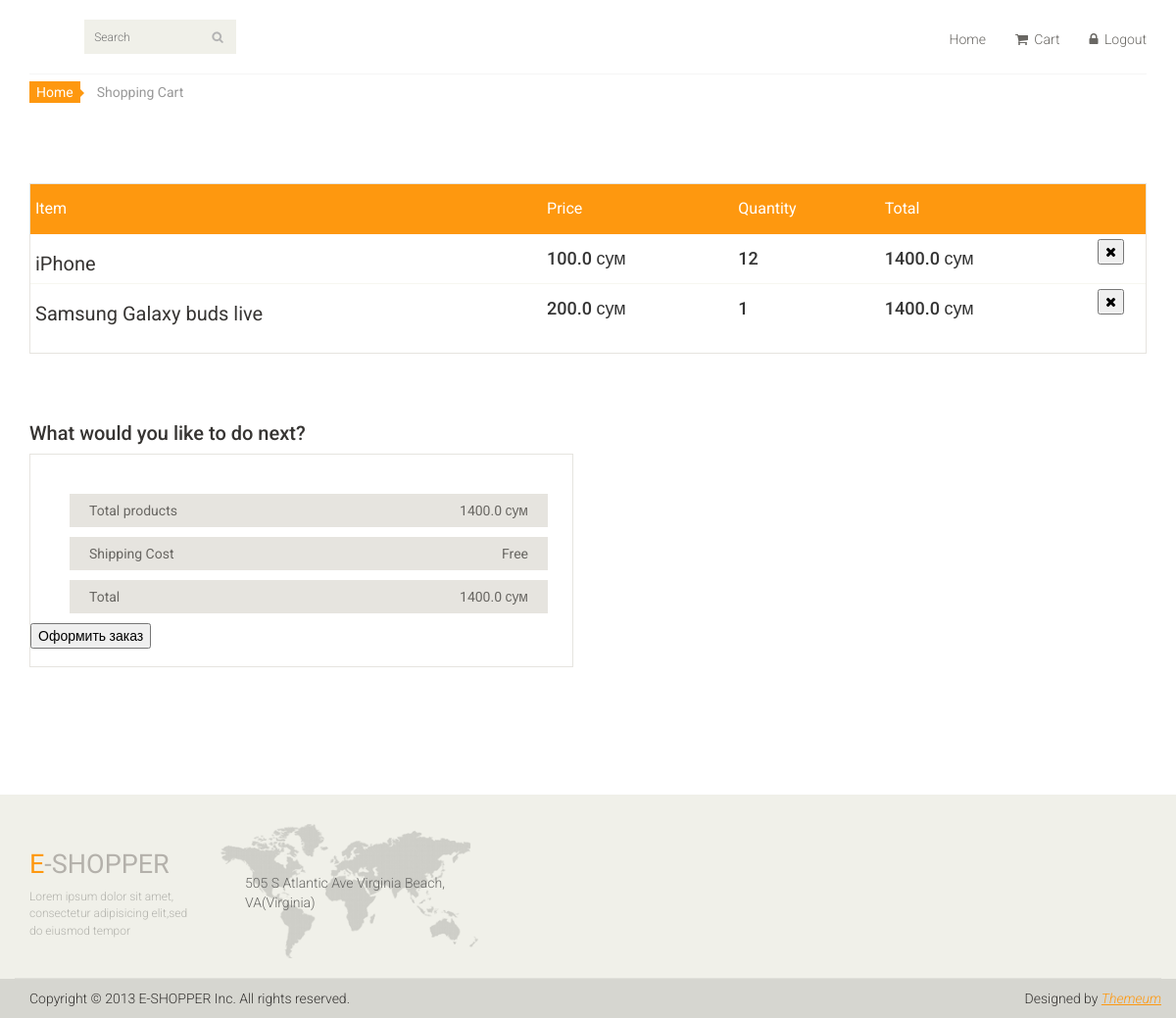
Before: /cart (signed in) with the older database file.
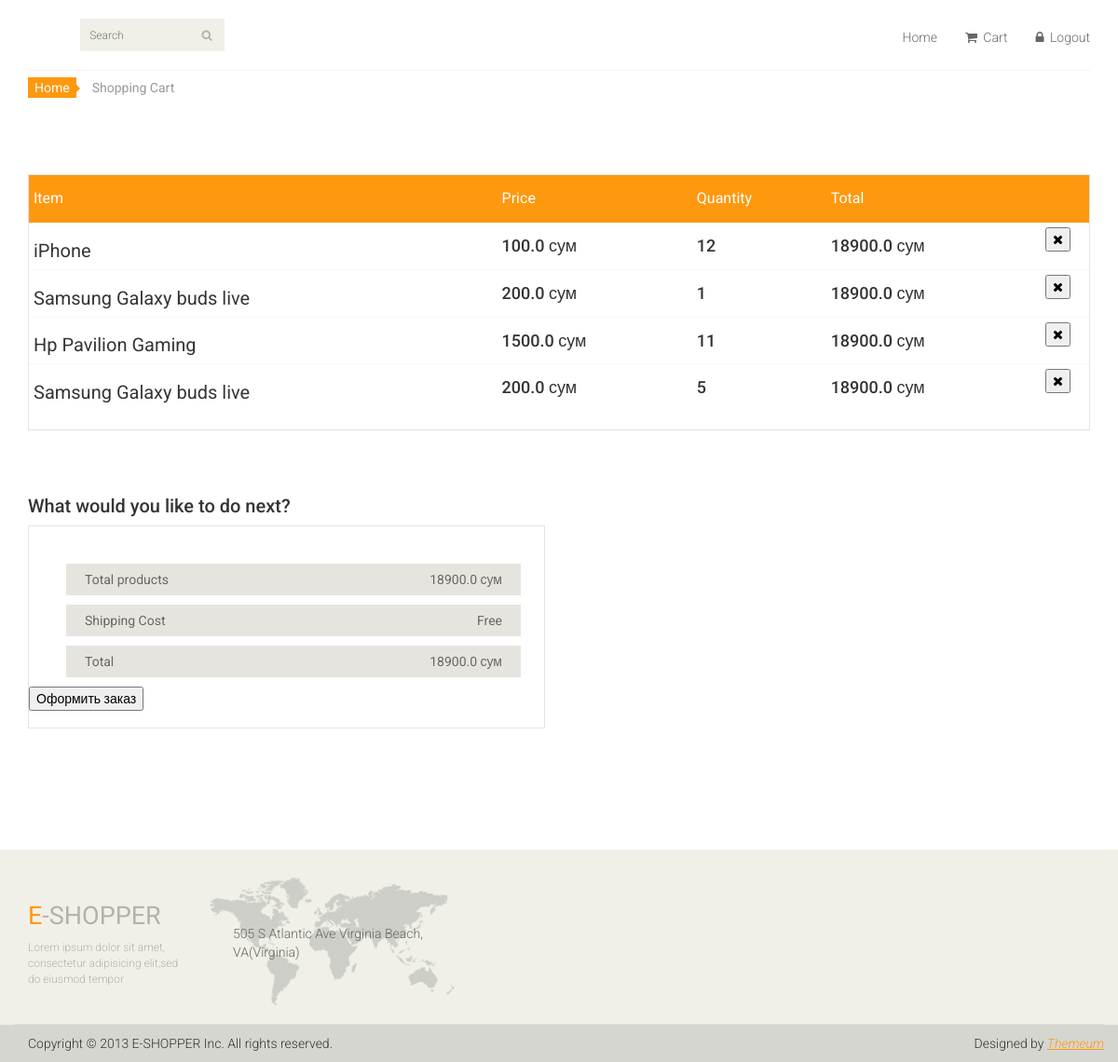
After: the same page with the newer database file.
### main_page/models.py (models this page shows, shortened)
class Cart(models.Model):
    user_id = models.IntegerField()
    user_product = models.ForeignKey(Product, on_delete=models.CASCADE)
    user_product_quantity = models.PositiveSmallIntegerField(default=1)
    total_for_product = models.FloatField()
    reg_date = models.DateTimeField(auto_now_add=True)

class Product(models.Model):
    objects = models.Model
    product_name = models.CharField(max_length=125)
    product_count = models.IntegerField()
    product_price = models.FloatField()
    product_photo = models.ImageField(upload_to='media')
    product_des = models.TextField()
    product_category = models.ForeignKey(Category, on_delete=models.CASCADE)
    reg_date = models.DateTimeField(auto_now_add=True)
    def __str__(self):
        return self.product_name

### main_page/views.py (the view)
# urls.py: path('cart', views.get_user_cart),
def get_user_cart(request):
    user_cart = models.Cart.objects.filter(user_id=request.user.id)
    total= sum([i.total_for_product for i in user_cart])
    context = {'cart': user_cart, 'total': total}
    return render(request, 'user_cart.html',context)

### main_page/templates/user_cart.html (shortened to what this page needs)
{% extends 'index.html' %}
{% block content %}
	<section id="cart_items">
		<div class="container">
			<div class="breadcrumbs">
				<ol class="breadcrumb">
				  <li><a href="/">Home</a></li>
				  <li class="active">Shopping Cart</li>
				</ol>
			</div>
			<div class="table-responsive cart_info">
				<table class="table table-condensed">
					<thead>
						<tr class="cart_menu">
							<td class="description">Item</td>
							<td class="price">Price</td>
							<td class="quantity">Quantity</td>
							<td class="total">Total</td>
							<td></td>
						</tr>
					</thead>
					<tbody>
					{% for i in cart %}
						<tr>
							<td class="cart_description">
								<h4><a href="/item/{{ i.user_product.product_id }}">{{ i.user_product }}</a></h4>
							</td>
							<td class="cart_price">
								<h4>{{ i.user_product.product_price }} сум</h4>
							</td>
							<td class="cart_quantity">
								<h4>{{ i.user_product_quantity }}</h4>
							</td>
							<td class="cart_total">
								<h4>{{ total }} сум</h4>
							</td>
							<td class="cart_delete">
								<form action="/del_item/{{ i.product.id }}" method="post">
									<button><i class="fa fa-times"></i></button>
								</form>
							</td>
						</tr>
					{% endfor %}
					</tbody>
				</table>
			</div>
		</div>
	</section>
	<section id="do_action">
		<div class="container">
			<div class="heading">
				<h3>What would you like to do next?</h3>
			</div>
			<div class="row">
				<div class="col-sm-6">
					<div class="total_area">
						<ul>
							<li>Total products <span>{{ total }} сум</span></li>
							<li>Shipping Cost <span>Free</span></li>
							<li>Total <span>{{ total }} сум</span></li>
						</ul>
							<form method="POST" action="/order">
								<button>Оформить заказ</button>
							</form>
					</div>
				</div>
			</div>
		</div>
	</section>
{% endblock content %}

### main_page/templates/index.html (shortened to what this page needs)
{% load static %}
<!DOCTYPE html>
<html lang="en">
<head>
    <link href="{% static 'css/bootstrap.min.css' %}" rel="stylesheet">
    <link href="{% static 'css/font-awesome.min.css' %}" rel="stylesheet">
    <link href="{% static 'css/prettyPhoto.css' %}" rel="stylesheet">
    <link href="{% static 'css/price-range.css' %}" rel="stylesheet">
    <link href="{% static 'css/animate.css' %}" rel="stylesheet">
	<link href="{% static 'css/main.css' %}" rel="stylesheet">
	<link href="{% static 'css/responsive.css' %}" rel="stylesheet">
</head>
<body>
	<header id="header">
		<div class="header-middle">
			<div class="container">
				<div class="row">
					<div class="col-sm-4">
						<div class="btn-group pull-right">
							<div class="col-sm-3">
								<div class="search_box pull-right">
									<form method="POST">
										  <input type="text" placeholder="Search" name="search_product" />
									</form>
								</div>
							</div>
						</div>
					</div>
					<div class="col-sm-8">
						<div class="shop-menu pull-right">
							<ul class="nav navbar-nav">
								{% if user.is_authenticated %}
									<li><a href="/">Home</a></li>
									<li><a href="/cart"><i class="fa fa-shopping-cart"></i> Cart</a></li>
									<li><a href="/accounts/logout/"><i class="fa fa-lock"></i> Logout</a></li>
								{% else %}
									<li><a href="/accounts/login/"><i class="fa fa-lock"></i> Login</a></li>
								{% endif %}
							</ul>
						</div>
					</div>
				</div>
			</div>
		</div>
	</header>
	{% block content %}{% endblock content %}
	<footer id="footer">
		<div class="footer-top">
			<div class="container">
				<div class="row">
					<div class="col-sm-2">
						<div class="companyinfo">
							<h2><span>e</span>-shopper</h2>
							<p>Lorem ipsum dolor sit amet, consectetur adipisicing elit,sed do eiusmod tempor</p>
						</div>
					</div>
					<div class="col-sm-3">
						<div class="address">
							<img src="images/home/map.png" alt="" />
							<p>505 S Atlantic Ave Virginia Beach, VA(Virginia)</p>
						</div>
					</div>
				</div>
			</div>
		</div>
		<div class="footer-bottom">
			<div class="container">
				<div class="row">
					<p class="pull-left">Copyright © 2013 E-SHOPPER Inc. All rights reserved.</p>
					<p class="pull-right">Designed by <span><a target="_blank" href="http://www.themeum.com">Themeum</a></span></p>
				</div>
			</div>
		</div>
	</footer>
</body>
</html>

### main_page/static/css/main.css (style rules this page uses)
body { font-family: 'Roboto', sans-serif; background:; position: relative; font-weight:400px; }
ul li { list-style: none; }
a { -webkit-transition: 300ms; -moz-transition: 300ms; -o-transition: 300ms; transition: 300ms; }
h1, h2, h3, h4, h5, h6 { font-family: 'Roboto', sans-serif; }
.header-middle .container .row { border-bottom: 1px solid #f5f5f5; margin-left: 0; margin-right: 0; padding-bottom: 20px; padding-top: 20px; }
.header-middle .container .row .col-sm-4 { padding-left: 0; }
.header-middle .container .row .col-sm-8 { padding-right:0; }
.shop-menu ul li { display:inline-block; padding-left: 15px; padding-right: 15px; }
.shop-menu ul li:last-child { padding-right: 0; }
.shop-menu ul li a { background: #FFFFFF; color: #696763; font-family: 'Roboto', sans-serif; font-size: 14px; font-weight: 300; padding:0; padding-right: 0; margin-top: 10px; }
.shop-menu ul li a i { margin-right:3px; }
.search_box input { background: #F0F0E9; border: medium none; color: #B2B2B2; font-family: 'roboto'; font-size: 12px; font-weight: 300; height: 35px; outline: medium none; padding-left: 10px; width: 155px; background-image: url(../images/home/searchicon.png); background-repeat: no-repeat; background-position: 130px; }
#footer { background: #F0F0E9; }
.footer-top .container { border-bottom: 1px solid #E0E0DA; padding-bottom: 20px; }
.companyinfo { margin-top: 57px; }
.companyinfo h2 { color: #B4B1AB; font-family: abel; font-size: 27px; text-transform: uppercase; }
.companyinfo h2 span { color:#FE980F; }
.companyinfo p { color: #B3B3AD; font-family: 'Roboto', sans-serif; font-size: 12px; font-weight: 300; }
.footer-top .col-sm-3 { overflow: hidden; }
.address { margin-top: 30px; position: relative; overflow: hidden; }
.address img { width:100%; }
.address p { color: #666663; font-family: 'Roboto', sans-serif; font-size: 14px; font-weight: 300; left: 25px; position: absolute; top: 50px; }
.footer-bottom { background: #D6D6D0; padding-top: 10px; }
.footer-bottom p { color: #363432; font-family: 'Roboto', sans-serif; font-weight: 300; margin-left: 15px; }
.footer-bottom p span a { color: #FE980F; font-style: italic; text-decoration: underline; }
#do_action { margin-bottom: 50px; }
.breadcrumbs { position: relative; }
.breadcrumbs .breadcrumb { background:transparent; margin-bottom: 75px; padding-left: 0; }
.breadcrumbs .breadcrumb li a { background:#FE980F; color: #FFFFFF; padding: 3px 7px; }
.breadcrumbs .breadcrumb li a:after { content:""; height:auto; width: auto; border-width: 8px; border-style: solid; border-color:transparent transparent transparent #FE980F; position: absolute; top: 11px; left:48px; }
.breadcrumbs .breadcrumb > li + li:before { content: " "; }
#cart_items .cart_info { border: 1px solid #E6E4DF; margin-bottom: 50px }
#cart_items .cart_info .cart_menu { background: #FE980F; color: #fff; font-size: 16px; font-family: 'Roboto', sans-serif; font-weight: normal; }
#cart_items .cart_info .table.table-condensed thead tr { height: 51px; }
#cart_items .cart_info .table.table-condensed tr { border-bottom: 1px solid#F7F7F0 }
#cart_items .cart_info .table.table-condensed tr:last-child { border-bottom: 0 }
.cart_info table tr td { border-top: 0 none; vertical-align: inherit; }
#cart_items .cart_info .cart_description h4 { margin-bottom: 0 }
#cart_items .cart_info .cart_description h4 a { color: #363432; font-family: 'Roboto',sans-serif; font-size: 20px; font-weight: normal; }
.cart_delete { display: block; margin-right: -12px; overflow: hidden; }
.heading h3 { color: #363432; font-size: 20px; font-family: 'Roboto', sans-serif; }
#do_action .total_area { padding-bottom: 18px !important; }
#do_action .total_area, #do_action .chose_area { border: 1px solid #E6E4DF; color: #696763; padding: 30px 25px 30px 0; margin-bottom: 80px; }
.total_area span { float: right; }
.total_area ul li { background:#E6E4DF; color: #696763; margin-top: 10px; padding: 7px 20px; }

Changed rows visible on the page:
computed for Cart "iPhone": total "1400.0" → "18900.0"
computed for Cart (number 2 of 4 on the later page): total "1400.0" → "18900.0"
added Cart: user_product "Hp Pavilion Gaming", user_product.product_price "1500.0", user_product_quantity "11", total "18900.0"
added Cart: user_product "Samsung Galaxy buds live", user_product.product_price "200.0", user_product_quantity "5", total "18900.0"
Other visible differences:
{{ total }}: "1400.0" → "18900.0"
